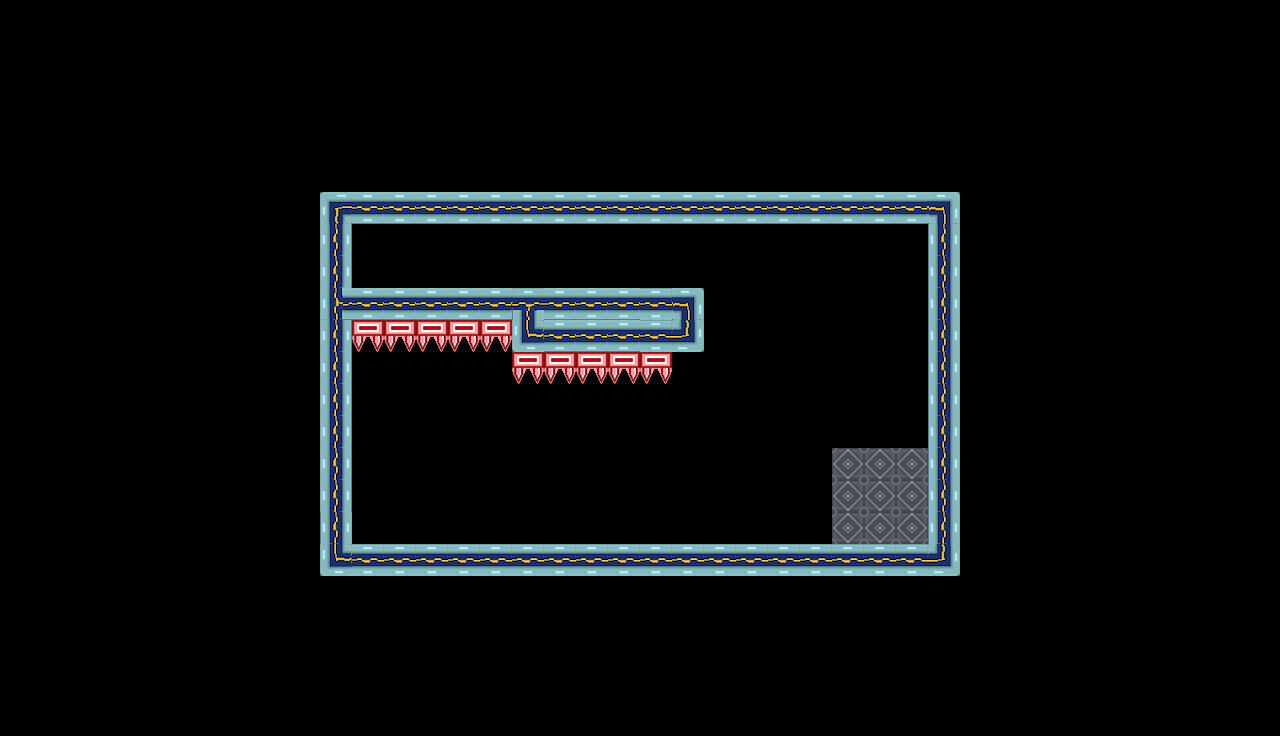

This game map was drawn from its Tiled (.tmx) file and the tilesets committed beside it. A one-line description and the trimmed map source follow:
An orthogonal 40x23 tile map with 32x32 px tiles, 2 tile layers (background, platforms) and 8 objects (5x Trampoline, PlayerStart1, PlayerStart2, Exit).

<map version="1.0" tiledversion="1.0.3" orientation="orthogonal" renderorder="right-down" width="40" height="23" tilewidth="32" tileheight="32" nextobjectid="47">
 <properties>
  <property name="Back" value="back2" />
  <property name="Title" value="Cyborg Hair Cut" />
  <property name="backOffX" type="int" value="0" />
  <property name="backOffY" type="int" value="-100" />
 </properties>
 <tileset firstgid="1" source="tileset.tsx" />
 <layer name="background" width="40" height="23">
  <data>[920 cells, 0 non-empty, 0 distinct tile ids]</data>
 </layer>
 <layer name="platforms" width="40" height="23">
  <data>[920 cells, 776 non-empty, 13 distinct tile ids]</data>
 </layer>
 <objectgroup name="objects">
  <object id="4" name="P1" type="PlayerStart1" x="354" y="462" width="60" height="77" />
  <object id="5" name="P2" type="PlayerStart2" x="387" y="241" width="47" height="44" />
  <object id="16" name="exit" type="Exit" x="863" y="358" width="64" height="90" />
  <object id="39" name="Tramp1" type="Trampoline" x="640" y="512" width="32" height="32">
   <properties>
    <property name="static" type="bool" value="true" />
   </properties>
  </object>
  <object id="40" name="Tramp1" type="Trampoline" x="448" y="512" width="32" height="32">
   <properties>
    <property name="static" type="bool" value="true" />
   </properties>
  </object>
  <object id="42" name="Tramp1" type="Trampoline" x="512" y="512" width="32" height="32">
   <properties>
    <property name="static" type="bool" value="true" />
   </properties>
  </object>
  <object id="43" name="Tramp1" type="Trampoline" x="576" y="512" width="32" height="32">
   <properties>
    <property name="static" type="bool" value="true" />
   </properties>
  </object>
  <object id="46" name="Tramp1" type="Trampoline" x="753" y="495" width="48" height="48">
   <properties>
    <property name="static" type="bool" value="true" />
   </properties>
  </object>
 </objectgroup>
</map>
